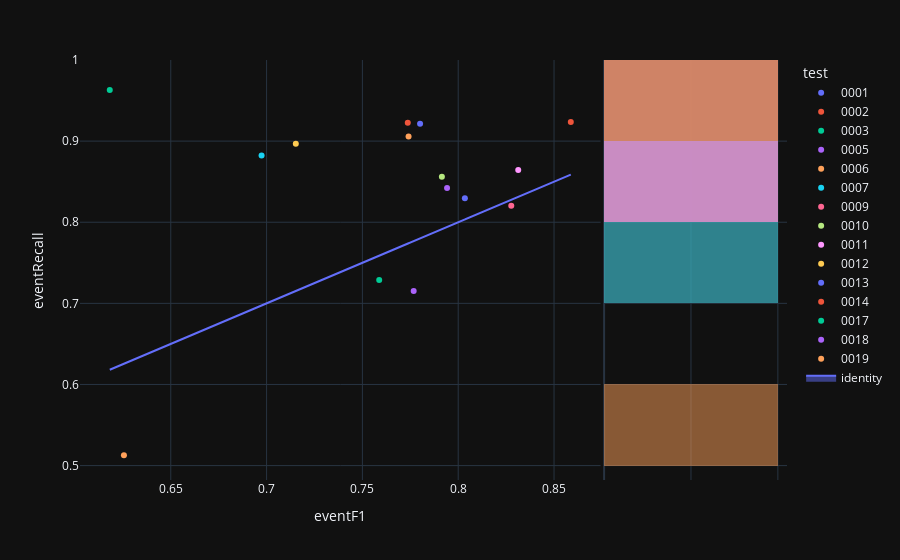

Source (notebook cell):
### Code cell
fig=px.scatter(experimentModels,x='eventF1',y='eventRecall',color='test',hover_name='modelId', marginal_y="histogram")
fig.add_trace(
    go.Scatter(x=experimentModels['eventF1'], y=experimentModels['eventF1'], name="identity", mode='lines',fill="toself")
)
fig.show()

### Figure 1 — Plotly figure (JSON) as saved in the notebook; plotly's stock layout.template omitted (floating-point values rounded to 4 significant figures)
{"data": [{"hovertemplate": "<b>%{hovertext}</b><br><br>test=0001<br>eventF1=%{x}<br>eventRecall=%{y}<extra></extra>", "hovertext": ["27775e1b-9adc-4ae7-9fcf-b3dbe38ca573"], "legendgroup": "0001", "marker": {"color": "#636efa", "symbol": "circle"}, "mode": "markers", "name": "0001", "orientation": "v", "showlegend": true, "x": [0.8035], "xaxis": "x", "y": [0.8294], "yaxis": "y", "type": "scatter"}, {"alignmentgroup": "True", "bingroup": "y", "hovertemplate": "test=0001<br>eventRecall=%{y}<br>count=%{x}<extra></extra>", "legendgroup": "0001", "marker": {"color": "#636efa"}, "name": "0001", "offsetgroup": "0001", "opacity": 0.5, "showlegend": false, "xaxis": "x2", "y": [0.8294], "yaxis": "y2", "type": "histogram"}, {"hovertemplate": "<b>%{hovertext}</b><br><br>test=0002<br>eventF1=%{x}<br>eventRecall=%{y}<extra></extra>", "hovertext": ["363d6b1b-23e4-4aa5-8a2e-a2aa6c9a2bd0"], "legendgroup": "0002", "marker": {"color": "#EF553B", "symbol": "circle"}, "mode": "markers", "name": "0002", "orientation": "v", "showlegend": true, "x": [0.8587], "xaxis": "x", "y": [0.9236], "yaxis": "y", "type": "scatter"}, {"alignmentgroup": "True", "bingroup": "y", "hovertemplate": "test=0002<br>eventRecall=%{y}<br>count=%{x}<extra></extra>", "legendgroup": "0002", "marker": {"color": "#EF553B"}, "name": "0002", "offsetgroup": "0002", "opacity": 0.5, "showlegend": false, "xaxis": "x2", "y": [0.9236], "yaxis": "y2", "type": "histogram"}, {"hovertemplate": "<b>%{hovertext}</b><br><br>test=0003<br>eventF1=%{x}<br>eventRecall=%{y}<extra></extra>", "hovertext": ["09d246cf-df61-4da1-b690-e0c8338d819c"], "legendgroup": "0003", "marker": {"color": "#00cc96", "symbol": "circle"}, "mode": "markers", "name": "0003", "orientation": "v", "showlegend": true, "x": [0.6182], "xaxis": "x", "y": [0.963], "yaxis": "y", "type": "scatter"}, {"alignmentgroup": "True", "bingroup": "y", "hovertemplate": "test=0003<br>eventRecall=%{y}<br>count=%{x}<extra></extra>", "legendgroup": "0003", "marker": {"color": "#00cc96"}, "name": "0003", "offsetgroup": "0003", "opacity": 0.5, "showlegend": false, "xaxis": "x2", "y": [0.963], "yaxis": "y2", "type": "histogram"}, {"hovertemplate": "<b>%{hovertext}</b><br><br>test=0005<br>eventF1=%{x}<br>eventRecall=%{y}<extra></extra>", "hovertext": ["d7547448-90e9-4379-8b6f-40fc4ce250cf"], "legendgroup": "0005", "marker": {"color": "#ab63fa", "symbol": "circle"}, "mode": "markers", "name": "0005", "orientation": "v", "showlegend": true, "x": [0.7768], "xaxis": "x", "y": [0.7151], "yaxis": "y", "type": "scatter"}, {"alignmentgroup": "True", "bingroup": "y", "hovertemplate": "test=0005<br>eventRecall=%{y}<br>count=%{x}<extra></extra>", "legendgroup": "0005", "marker": {"color": "#ab63fa"}, "name": "0005", "offsetgroup": "0005", "opacity": 0.5, "showlegend": false, "xaxis": "x2", "y": [0.7151], "yaxis": "y2", "type": "histogram"}, {"hovertemplate": "<b>%{hovertext}</b><br><br>test=0006<br>eventF1=%{x}<br>eventRecall=%{y}<extra></extra>", "hovertext": ["8494b8dc-14c3-4df3-a9e2-2569fced6b66"], "legendgroup": "0006", "marker": {"color": "#FFA15A", "symbol": "circle"}, "mode": "markers", "name": "0006", "orientation": "v", "showlegend": true, "x": [0.6256], "xaxis": "x", "y": [0.5128], "yaxis": "y", "type": "scatter"}, {"alignmentgroup": "True", "bingroup": "y", "hovertemplate": "test=0006<br>eventRecall=%{y}<br>count=%{x}<extra></extra>", "legendgroup": "0006", "marker": {"color": "#FFA15A"}, "name": "0006", "offsetgroup": "0006", "opacity": 0.5, "showlegend": false, "xaxis": "x2", "y": [0.5128], "yaxis": "y2", "type": "histogram"}, {"hovertemplate": "<b>%{hovertext}</b><br><br>test=0007<br>eventF1=%{x}<br>eventRecall=%{y}<extra></extra>", "hovertext": ["4ec9c4e1-e050-4cb3-911d-426930925d09"], "legendgroup": "0007", "marker": {"color": "#19d3f3", "symbol": "circle"}, "mode": "markers", "name": "0007", "orientation": "v", "showlegend": true, "x": [0.6974], "xaxis": "x", "y": [0.8822], "yaxis": "y", "type": "scatter"}, {"alignmentgroup": "True", "bingroup": "y", "hovertemplate": "test=0007<br>eventRecall=%{y}<br>count=%{x}<extra></extra>", "legendgroup": "0007", "marker": {"color": "#19d3f3"}, "name": "0007", "offsetgroup": "0007", "opacity": 0.5, "showlegend": false, "xaxis": "x2", "y": [0.8822], "yaxis": "y2", "type": "histogram"}, {"hovertemplate": "<b>%{hovertext}</b><br><br>test=0009<br>eventF1=%{x}<br>eventRecall=%{y}<extra></extra>", "hovertext": ["9f43f1cd-280c-4e7c-9c3a-a90f704900c2"], "legendgroup": "0009", "marker": {"color": "#FF6692", "symbol": "circle"}, "mode": "markers", "name": "0009", "orientation": "v", "showlegend": true, "x": [0.8277], "xaxis": "x", "y": [0.8203], "yaxis": "y", "type": "scatter"}, {"alignmentgroup": "True", "bingroup": "y", "hovertemplate": "test=0009<br>eventRecall=%{y}<br>count=%{x}<extra></extra>", "legendgroup": "0009", "marker": {"color": "#FF6692"}, "name": "0009", "offsetgroup": "0009", "opacity": 0.5, "showlegend": false, "xaxis": "x2", "y": [0.8203], "yaxis": "y2", "type": "histogram"}, {"hovertemplate": "<b>%{hovertext}</b><br><br>test=0010<br>eventF1=%{x}<br>eventRecall=%{y}<extra></extra>", "hovertext": ["285a2ff5-4005-4d2b-a89a-5108d2058c0f"], "legendgroup": "0010", "marker": {"color": "#B6E880", "symbol": "circle"}, "mode": "markers", "name": "0010", "orientation": "v", "showlegend": true, "x": [0.7915], "xaxis": "x", "y": [0.8562], "yaxis": "y", "type": "scatter"}, {"alignmentgroup": "True", "bingroup": "y", "hovertemplate": "test=0010<br>eventRecall=%{y}<br>count=%{x}<extra></extra>", "legendgroup": "0010", "marker": {"color": "#B6E880"}, "name": "0010", "offsetgroup": "0010", "opacity": 0.5, "showlegend": false, "xaxis": "x2", "y": [0.8562], "yaxis": "y2", "type": "histogram"}, {"hovertemplate": "<b>%{hovertext}</b><br><br>test=0011<br>eventF1=%{x}<br>eventRecall=%{y}<extra></extra>", "hovertext": ["7bee7b22-c6a4-482c-866e-cfd36aa7b2f8"], "legendgroup": "0011", "marker": {"color": "#FF97FF", "symbol": "circle"}, "mode": "markers", "name": "0011", "orientation": "v", "showlegend": true, "x": [0.8313], "xaxis": "x", "y": [0.8645], "yaxis": "y", "type": "scatter"}, {"alignmentgroup": "True", "bingroup": "y", "hovertemplate": "test=0011<br>eventRecall=%{y}<br>count=%{x}<extra></extra>", "legendgroup": "0011", "marker": {"color": "#FF97FF"}, "name": "0011", "offsetgroup": "0011", "opacity": 0.5, "showlegend": false, "xaxis": "x2", "y": [0.8645], "yaxis": "y2", "type": "histogram"}, {"hovertemplate": "<b>%{hovertext}</b><br><br>test=0012<br>eventF1=%{x}<br>eventRecall=%{y}<extra></extra>", "hovertext": ["883a5eb1-e984-44b0-91e9-1c97b07d1547"], "legendgroup": "0012", "marker": {"color": "#FECB52", "symbol": "circle"}, "mode": "markers", "name": "0012", "orientation": "v", "showlegend": true, "x": [0.7153], "xaxis": "x", "y": [0.8967], "yaxis": "y", "type": "scatter"}, {"alignmentgroup": "True", "bingroup": "y", "hovertemplate": "test=0012<br>eventRecall=%{y}<br>count=%{x}<extra></extra>", "legendgroup": "0012", "marker": {"color": "#FECB52"}, "name": "0012", "offsetgroup": "0012", "opacity": 0.5, "showlegend": false, "xaxis": "x2", "y": [0.8967], "yaxis": "y2", "type": "histogram"}, {"hovertemplate": "<b>%{hovertext}</b><br><br>test=0013<br>eventF1=%{x}<br>eventRecall=%{y}<extra></extra>", "hovertext": ["d082b8f6-ee32-4a9f-9ba6-34d399073207"], "legendgroup": "0013", "marker": {"color": "#636efa", "symbol": "circle"}, "mode": "markers", "name": "0013", "orientation": "v", "showlegend": true, "x": [0.7801], "xaxis": "x", "y": [0.9214], "yaxis": "y", "type": "scatter"}, {"alignmentgroup": "True", "bingroup": "y", "hovertemplate": "test=0013<br>eventRecall=%{y}<br>count=%{x}<extra></extra>", "legendgroup": "0013", "marker": {"color": "#636efa"}, "name": "0013", "offsetgroup": "0013", "opacity": 0.5, "showlegend": false, "xaxis": "x2", "y": [0.9214], "yaxis": "y2", "type": "histogram"}, {"hovertemplate": "<b>%{hovertext}</b><br><br>test=0014<br>eventF1=%{x}<br>eventRecall=%{y}<extra></extra>", "hovertext": ["f50ea95d-2bb9-445c-8b79-9aabf91249a6"], "legendgroup": "0014", "marker": {"color": "#EF553B", "symbol": "circle"}, "mode": "markers", "name": "0014", "orientation": "v", "showlegend": true, "x": [0.7737], "xaxis": "x", "y": [0.9227], "yaxis": "y", "type": "scatter"}, {"alignmentgroup": "True", "bingroup": "y", "hovertemplate": "test=0014<br>eventRecall=%{y}<br>count=%{x}<extra></extra>", "legendgroup": "0014", "marker": {"color": "#EF553B"}, "name": "0014", "offsetgroup": "0014", "opacity": 0.5, "showlegend": false, "xaxis": "x2", "y": [0.9227], "yaxis": "y2", "type": "histogram"}, {"hovertemplate": "<b>%{hovertext}</b><br><br>test=0017<br>eventF1=%{x}<br>eventRecall=%{y}<extra></extra>", "hovertext": ["b3f70ca6-b339-46f7-9496-6b9dc83c64d5"], "legendgroup": "0017", "marker": {"color": "#00cc96", "symbol": "circle"}, "mode": "markers", "name": "0017", "orientation": "v", "showlegend": true, "x": [0.7588], "xaxis": "x", "y": [0.7287], "yaxis": "y", "type": "scatter"}, {"alignmentgroup": "True", "bingroup": "y", "hovertemplate": "test=0017<br>eventRecall=%{y}<br>count=%{x}<extra></extra>", "legendgroup": "0017", "marker": {"color": "#00cc96"}, "name": "0017", "offsetgroup": "0017", "opacity": 0.5, "showlegend": false, "xaxis": "x2", "y": [0.7287], "yaxis": "y2", "type": "histogram"}, {"hovertemplate": "<b>%{hovertext}</b><br><br>test=0018<br>eventF1=%{x}<br>eventRecall=%{y}<extra></extra>", "hovertext": ["ccdc74da-8ec0-4a1f-9a06-bc28dab8ca56"], "legendgroup": "0018", "marker": {"color": "#ab63fa", "symbol": "circle"}, "mode": "markers", "name": "0018", "orientation": "v", "showlegend": true, "x": [0.7942], "xaxis": "x", "y": [0.8423], "yaxis": "y", "type": "scatter"}, {"alignmentgroup": "True", "bingroup": "y", "hovertemplate": "test=0018<br>eventRecall=%{y}<br>count=%{x}<extra></extra>", "legendgroup": "0018", "marker": {"color": "#ab63fa"}, "name": "0018", "offsetgroup": "0018", "opacity": 0.5, "showlegend": false, "xaxis": "x2", "y": [0.8423], "yaxis": "y2", "type": "histogram"}, {"hovertemplate": "<b>%{hovertext}</b><br><br>test=0019<br>eventF1=%{x}<br>eventRecall=%{y}<extra></extra>", "hovertext": ["4da8bffe-f10a-480e-acc3-7db0600b37d7"], "legendgroup": "0019", "marker": {"color": "#FFA15A", "symbol": "circle"}, "mode": "markers", "name": "0019", "orientation": "v", "showlegend": true, "x": [0.7741], "xaxis": "x", "y": [0.9057], "yaxis": "y", "type": "scatter"}, {"alignmentgroup": "True", "bingroup": "y", "hovertemplate": "test=0019<br>eventRecall=%{y}<br>count=%{x}<extra></extra>", "legendgroup": "0019", "marker": {"color": "#FFA15A"}, "name": "0019", "offsetgroup": "0019", "opacity": 0.5, "showlegend": false, "xaxis": "x2", "y": [0.9057], "yaxis": "y2", "type": "histogram"}, {"fill": "toself", "mode": "lines", "name": "identity", "x": [0.8035, 0.8587, 0.6182, 0.7768, 0.6256, 0.6974, 0.8277, 0.7915, 0.8313, 0.7153, 0.7801, 0.7737, 0.7588, 0.7942, 0.7741], "y": [0.8035, 0.8587, 0.6182, 0.7768, 0.6256, 0.6974, 0.8277, 0.7915, 0.8313, 0.7153, 0.7801, 0.7737, 0.7588, 0.7942, 0.7741], "type": "scatter"}], "layout": {"xaxis": {"anchor": "y", "domain": [0.0, 0.7363], "title": {"text": "eventF1"}}, "yaxis": {"anchor": "x", "domain": [0.0, 1.0], "title": {"text": "eventRecall"}}, "xaxis2": {"anchor": "y2", "domain": [0.7413, 1.0], "matches": "x2", "showticklabels": false, "showline": false, "ticks": "", "showgrid": true}, "yaxis2": {"anchor": "x2", "domain": [0.0, 1.0], "matches": "y", "showticklabels": false, "showgrid": true}, "legend": {"title": {"text": "test"}, "tracegroupgap": 0}, "margin": {"t": 60}, "barmode": "overlay"}}
